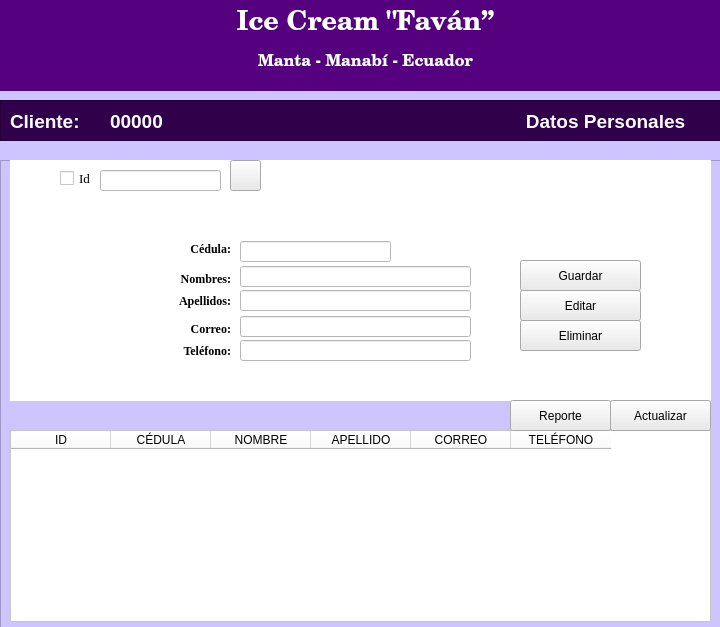
<?xml version="1.0" encoding="UTF-8"?>
<ui version="4.0">
 <class>Form</class>
 <widget class="QWidget" name="Form">
  <property name="geometry">
   <rect>
    <x>0</x>
    <y>0</y>
    <width>720</width>
    <height>627</height>
   </rect>
  </property>
  <property name="windowTitle">
   <string>CLIENTES</string>
  </property>
  <property name="styleSheet">
   <string notr="true">background-color: rgb(206, 196, 255);</string>
  </property>
  <widget class="QWidget" name="widget_4" native="true">
   <property name="geometry">
    <rect>
     <x>0</x>
     <y>0</y>
     <width>721</width>
     <height>91</height>
    </rect>
   </property>
   <property name="styleSheet">
    <string notr="true">background-color: rgb(85, 0, 127);</string>
   </property>
   <widget class="QLabel" name="label_16">
    <property name="geometry">
     <rect>
      <x>230</x>
      <y>10</y>
      <width>271</width>
      <height>61</height>
     </rect>
    </property>
    <property name="font">
     <font>
      <family>Century Schoolbook</family>
      <pointsize>14</pointsize>
     </font>
    </property>
    <property name="styleSheet">
     <string notr="true">border-color: rgb(255, 255, 255);</string>
    </property>
    <property name="text">
     <string>&lt;html&gt;&lt;head/&gt;&lt;body&gt;&lt;p align=&quot;center&quot;&gt;&lt;span style=&quot; font-size:20pt; font-weight:600; color:#ffffff;&quot;&gt;Ice Cream &amp;quot;Faván”&lt;/span&gt;&lt;/p&gt;&lt;p align=&quot;center&quot;&gt;&lt;span style=&quot; font-size:12pt; font-weight:600; color:#ffffff;&quot;&gt;Manta - Manabí - Ecuador&lt;/span&gt;&lt;/p&gt;&lt;/body&gt;&lt;/html&gt;</string>
    </property>
   </widget>
  </widget>
  <widget class="QTextBrowser" name="textBrowser">
   <property name="geometry">
    <rect>
     <x>0</x>
     <y>100</y>
     <width>721</width>
     <height>41</height>
    </rect>
   </property>
   <property name="styleSheet">
    <string notr="true">background-color: rgb(49, 0, 74);</string>
   </property>
  </widget>
  <widget class="QLabel" name="label">
   <property name="geometry">
    <rect>
     <x>490</x>
     <y>110</y>
     <width>231</width>
     <height>21</height>
    </rect>
   </property>
   <property name="font">
    <font>
     <family>MS Shell Dlg 2</family>
     <pointsize>8</pointsize>
     <weight>50</weight>
     <italic>false</italic>
     <bold>false</bold>
    </font>
   </property>
   <property name="styleSheet">
    <string notr="true">background-color: rgb(49, 0, 74);
font: 8pt &quot;MS Shell Dlg 2&quot;;</string>
   </property>
   <property name="text">
    <string>&lt;html&gt;&lt;head/&gt;&lt;body&gt;&lt;p align=&quot;center&quot;&gt;&lt;span style=&quot; font-size:14pt; font-weight:600; color:#ffffff;&quot;&gt;Datos Personales&lt;/span&gt;&lt;/p&gt;&lt;/body&gt;&lt;/html&gt;</string>
   </property>
  </widget>
  <widget class="QFrame" name="frame">
   <property name="enabled">
    <bool>true</bool>
   </property>
   <property name="geometry">
    <rect>
     <x>0</x>
     <y>160</y>
     <width>841</width>
     <height>521</height>
    </rect>
   </property>
   <property name="styleSheet">
    <string notr="true">background-color: rgb(206, 196, 255);</string>
   </property>
   <property name="frameShape">
    <enum>QFrame::StyledPanel</enum>
   </property>
   <property name="frameShadow">
    <enum>QFrame::Raised</enum>
   </property>
   <widget class="QWidget" name="widget" native="true">
    <property name="geometry">
     <rect>
      <x>10</x>
      <y>0</y>
      <width>701</width>
      <height>241</height>
     </rect>
    </property>
    <property name="styleSheet">
     <string notr="true">background-color: rgb(255, 255, 255);

</string>
    </property>
    <widget class="QPushButton" name="pushButton_4">
     <property name="geometry">
      <rect>
       <x>510</x>
       <y>160</y>
       <width>121</width>
       <height>31</height>
      </rect>
     </property>
     <property name="styleSheet">
      <string notr="true">background-color: rgb(234, 234, 234);</string>
     </property>
     <property name="text">
      <string>Eliminar</string>
     </property>
    </widget>
    <widget class="QPushButton" name="pushButton_3">
     <property name="geometry">
      <rect>
       <x>510</x>
       <y>130</y>
       <width>121</width>
       <height>31</height>
      </rect>
     </property>
     <property name="styleSheet">
      <string notr="true">background-color: rgb(234, 234, 234);</string>
     </property>
     <property name="text">
      <string>Editar</string>
     </property>
    </widget>
    <widget class="QPushButton" name="pushButton">
     <property name="geometry">
      <rect>
       <x>510</x>
       <y>100</y>
       <width>121</width>
       <height>31</height>
      </rect>
     </property>
     <property name="styleSheet">
      <string notr="true">background-color: rgb(234, 234, 234);</string>
     </property>
     <property name="text">
      <string>Guardar</string>
     </property>
    </widget>
    <widget class="QLineEdit" name="lineEdit_5">
     <property name="geometry">
      <rect>
       <x>230</x>
       <y>180</y>
       <width>231</width>
       <height>21</height>
      </rect>
     </property>
    </widget>
    <widget class="QLineEdit" name="lineEdit_4">
     <property name="geometry">
      <rect>
       <x>230</x>
       <y>156</y>
       <width>231</width>
       <height>21</height>
      </rect>
     </property>
    </widget>
    <widget class="QLabel" name="label_3">
     <property name="geometry">
      <rect>
       <x>150</x>
       <y>131</y>
       <width>71</width>
       <height>21</height>
      </rect>
     </property>
     <property name="font">
      <font>
       <family>Georgia</family>
      </font>
     </property>
     <property name="styleSheet">
      <string notr="true">background-color: rgb(255, 255, 255);</string>
     </property>
     <property name="text">
      <string>&lt;html&gt;&lt;head/&gt;&lt;body&gt;&lt;p align=&quot;right&quot;&gt;&lt;span style=&quot; font-weight:600;&quot;&gt;Apellidos:&lt;/span&gt;&lt;/p&gt;&lt;/body&gt;&lt;/html&gt;</string>
     </property>
    </widget>
    <widget class="QLineEdit" name="lineEdit_3">
     <property name="geometry">
      <rect>
       <x>230</x>
       <y>130</y>
       <width>231</width>
       <height>21</height>
      </rect>
     </property>
    </widget>
    <widget class="QLabel" name="label_4">
     <property name="geometry">
      <rect>
       <x>170</x>
       <y>161</y>
       <width>51</width>
       <height>16</height>
      </rect>
     </property>
     <property name="font">
      <font>
       <family>Georgia</family>
      </font>
     </property>
     <property name="styleSheet">
      <string notr="true">background-color: rgb(255, 255, 255);</string>
     </property>
     <property name="text">
      <string>&lt;html&gt;&lt;head/&gt;&lt;body&gt;&lt;p align=&quot;right&quot;&gt;&lt;span style=&quot; font-weight:600;&quot;&gt;Correo:&lt;/span&gt;&lt;/p&gt;&lt;/body&gt;&lt;/html&gt;</string>
     </property>
    </widget>
    <widget class="QLineEdit" name="lineEdit_2">
     <property name="geometry">
      <rect>
       <x>230</x>
       <y>106</y>
       <width>231</width>
       <height>21</height>
      </rect>
     </property>
    </widget>
    <widget class="QLabel" name="label_5">
     <property name="geometry">
      <rect>
       <x>160</x>
       <y>181</y>
       <width>61</width>
       <height>21</height>
      </rect>
     </property>
     <property name="font">
      <font>
       <family>Georgia</family>
      </font>
     </property>
     <property name="styleSheet">
      <string notr="true">background-color: rgb(255, 255, 255);</string>
     </property>
     <property name="text">
      <string>&lt;html&gt;&lt;head/&gt;&lt;body&gt;&lt;p align=&quot;right&quot;&gt;&lt;span style=&quot; font-weight:600;&quot;&gt;Teléfono:&lt;/span&gt;&lt;/p&gt;&lt;/body&gt;&lt;/html&gt;</string>
     </property>
    </widget>
    <widget class="QLabel" name="label_7">
     <property name="geometry">
      <rect>
       <x>170</x>
       <y>81</y>
       <width>51</width>
       <height>16</height>
      </rect>
     </property>
     <property name="font">
      <font>
       <family>Georgia</family>
      </font>
     </property>
     <property name="styleSheet">
      <string notr="true">background-color: rgb(255, 255, 255);</string>
     </property>
     <property name="text">
      <string>&lt;html&gt;&lt;head/&gt;&lt;body&gt;&lt;p align=&quot;right&quot;&gt;&lt;span style=&quot; font-weight:600;&quot;&gt;Cédula:&lt;/span&gt;&lt;/p&gt;&lt;/body&gt;&lt;/html&gt;</string>
     </property>
    </widget>
    <widget class="QLineEdit" name="lineEdit">
     <property name="geometry">
      <rect>
       <x>230</x>
       <y>81</y>
       <width>151</width>
       <height>21</height>
      </rect>
     </property>
     <property name="styleSheet">
      <string notr="true">background-color: rgb(255, 255, 255);</string>
     </property>
    </widget>
    <widget class="QLabel" name="label_2">
     <property name="geometry">
      <rect>
       <x>160</x>
       <y>111</y>
       <width>61</width>
       <height>16</height>
      </rect>
     </property>
     <property name="font">
      <font>
       <family>Georgia</family>
      </font>
     </property>
     <property name="styleSheet">
      <string notr="true">background-color: rgb(255, 255, 255);</string>
     </property>
     <property name="text">
      <string>&lt;html&gt;&lt;head/&gt;&lt;body&gt;&lt;p align=&quot;right&quot;&gt;&lt;span style=&quot; font-weight:600;&quot;&gt;Nombres:&lt;/span&gt;&lt;/p&gt;&lt;/body&gt;&lt;/html&gt;</string>
     </property>
    </widget>
    <widget class="QLineEdit" name="lineEdit_6">
     <property name="geometry">
      <rect>
       <x>90</x>
       <y>10</y>
       <width>121</width>
       <height>21</height>
      </rect>
     </property>
     <property name="styleSheet">
      <string notr="true"/>
     </property>
    </widget>
    <widget class="QPushButton" name="pushButton_6">
     <property name="geometry">
      <rect>
       <x>220</x>
       <y>0</y>
       <width>31</width>
       <height>31</height>
      </rect>
     </property>
     <property name="styleSheet">
      <string notr="true">background-color: rgb(234, 234, 234);
image: url(:/prefijoNuevo/buscar.ico);</string>
     </property>
     <property name="text">
      <string/>
     </property>
    </widget>
    <widget class="QCheckBox" name="checkBox">
     <property name="geometry">
      <rect>
       <x>50</x>
       <y>10</y>
       <width>31</width>
       <height>17</height>
      </rect>
     </property>
     <property name="font">
      <font>
       <family>Georgia</family>
       <pointsize>10</pointsize>
       <weight>9</weight>
       <italic>false</italic>
       <bold>false</bold>
      </font>
     </property>
     <property name="whatsThis">
      <string/>
     </property>
     <property name="styleSheet">
      <string notr="true">font: 75 10pt &quot;Georgia&quot;;</string>
     </property>
     <property name="text">
      <string>Id</string>
     </property>
    </widget>
   </widget>
   <widget class="QTableWidget" name="tableWidget">
    <property name="geometry">
     <rect>
      <x>10</x>
      <y>270</y>
      <width>701</width>
      <height>192</height>
     </rect>
    </property>
    <property name="maximumSize">
     <size>
      <width>731</width>
      <height>192</height>
     </size>
    </property>
    <property name="styleSheet">
     <string notr="true">background-color: rgb(255, 255, 255);</string>
    </property>
    <column>
     <property name="text">
      <string>ID</string>
     </property>
    </column>
    <column>
     <property name="text">
      <string>CÉDULA</string>
     </property>
    </column>
    <column>
     <property name="text">
      <string>NOMBRE</string>
     </property>
    </column>
    <column>
     <property name="text">
      <string>APELLIDO</string>
     </property>
    </column>
    <column>
     <property name="text">
      <string>CORREO</string>
     </property>
    </column>
    <column>
     <property name="text">
      <string>TELÉFONO</string>
     </property>
    </column>
   </widget>
   <widget class="QPushButton" name="pushButton_2">
    <property name="geometry">
     <rect>
      <x>510</x>
      <y>240</y>
      <width>101</width>
      <height>31</height>
     </rect>
    </property>
    <property name="styleSheet">
     <string notr="true">background-color: rgb(234, 234, 234);</string>
    </property>
    <property name="text">
     <string>Reporte</string>
    </property>
   </widget>
   <widget class="QPushButton" name="pushButton_5">
    <property name="geometry">
     <rect>
      <x>610</x>
      <y>240</y>
      <width>101</width>
      <height>31</height>
     </rect>
    </property>
    <property name="styleSheet">
     <string notr="true">background-color: rgb(234, 234, 234);</string>
    </property>
    <property name="text">
     <string>Actualizar</string>
    </property>
   </widget>
  </widget>
  <widget class="QLabel" name="label_8">
   <property name="geometry">
    <rect>
     <x>10</x>
     <y>110</y>
     <width>91</width>
     <height>21</height>
    </rect>
   </property>
   <property name="font">
    <font>
     <family>MS Shell Dlg 2</family>
     <pointsize>8</pointsize>
     <weight>50</weight>
     <italic>false</italic>
     <bold>false</bold>
    </font>
   </property>
   <property name="styleSheet">
    <string notr="true">background-color: rgb(49, 0, 74);
font: 8pt &quot;MS Shell Dlg 2&quot;;</string>
   </property>
   <property name="text">
    <string>&lt;html&gt;&lt;head/&gt;&lt;body&gt;&lt;p&gt;&lt;span style=&quot; font-size:14pt; font-weight:600; color:#ffffff;&quot;&gt;Cliente:&lt;/span&gt;&lt;/p&gt;&lt;/body&gt;&lt;/html&gt;</string>
   </property>
  </widget>
  <widget class="QLabel" name="label_10">
   <property name="geometry">
    <rect>
     <x>110</x>
     <y>110</y>
     <width>121</width>
     <height>21</height>
    </rect>
   </property>
   <property name="font">
    <font>
     <family>MS Shell Dlg 2</family>
     <pointsize>14</pointsize>
     <weight>50</weight>
     <italic>false</italic>
     <bold>false</bold>
    </font>
   </property>
   <property name="styleSheet">
    <string notr="true">background-color: rgb(49, 0, 74);
font: 14pt &quot;MS Shell Dlg 2&quot;;
color: rgb(255, 255, 255);</string>
   </property>
   <property name="text">
    <string>&lt;html&gt;&lt;head/&gt;&lt;body&gt;&lt;p&gt;&lt;span style=&quot; font-weight:600;&quot;&gt;00000&lt;/span&gt;&lt;/p&gt;&lt;/body&gt;&lt;/html&gt;</string>
   </property>
  </widget>
  <zorder>frame</zorder>
  <zorder>widget_4</zorder>
  <zorder>textBrowser</zorder>
  <zorder>label</zorder>
  <zorder>label_8</zorder>
  <zorder>label_10</zorder>
 </widget>
 <resources>
  <include location="rc.qrc"/>
 </resources>
 <connections/>
</ui>
